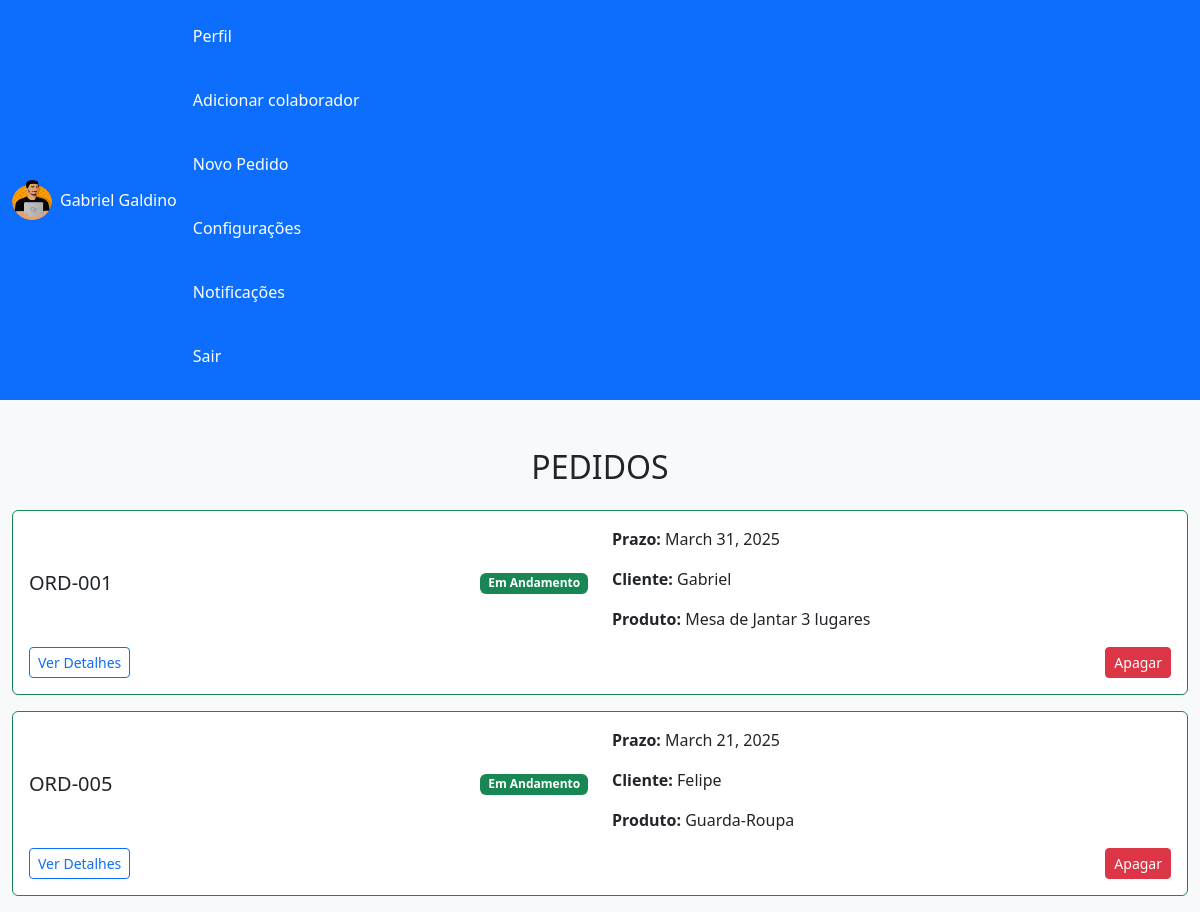
The page /orders/ (signed in) on the database as committed earlier.
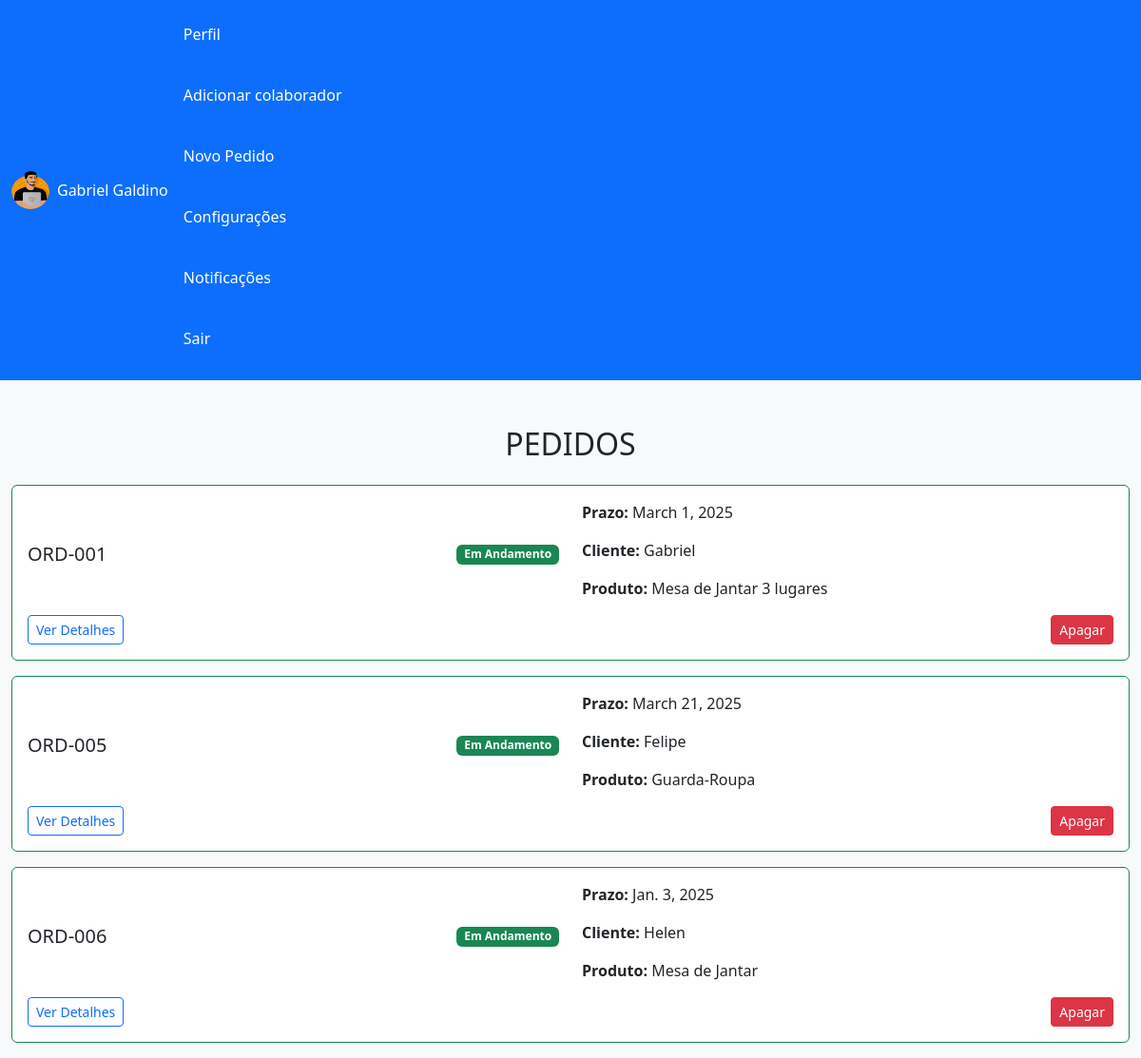
The same page on the database as committed later.
### orders/models.py (models this page shows, shortened)
class Order(models.Model):
    order_number = models.CharField(max_length=10, unique=True, blank=False, null=False)
    customer_name = models.CharField(max_length=50, blank=False, null=False)
    product_name = models.CharField(max_length=50, blank=False, null=False)
    status = models.BooleanField(default=False)
    description = models.TextField(max_length=350)
    term = models.DateField(blank=False, null=False)
    created_At = models.DateField(default=date.today(), blank=False, null=False)
    updated_At = models.DateField(default=date.today(), max_length=date.today())
    is_active = models.BooleanField(default=True)

### orders/views.py (the view)
# urls.py: path('', views.list_orders_view, name='orders'),
def list_orders_view(request):
    orders = Order.objects.filter(is_active=True)
    user = get_object_or_404(Users, id=request.user.id)
    return render(request, 'index.html', {
        'orders': orders,
        'user': user
        })

### templates/index.html (shortened to what this page needs)
{% load static %}
<!DOCTYPE html>
<html lang="pt-br">
<head>
    <link rel="stylesheet" href="{% static 'styles/reset.css' %}?v=1">
    <link rel="stylesheet" href="https://cdn.jsdelivr.net/npm/bootstrap@5.3.0/dist/css/bootstrap.min.css">
</head>
<body class="bg-light">
    {% include 'nav.html' %}
    <div class="container-fluid">
        <div class="content mt-5">
            <h2 class="mb-4 text-center text-uppercase text-dark">Pedidos</h2>
            <div class="row">
                {% include 'orders.html' %}
            </div>
        </div>
    </div>
</body>
</html>

### orders/templates/orders.html (shortened to what this page needs)
{% load static %}
<div class="orders">
    {% for order in orders %}
        {% if order.term > today %}
            <div class="card mb-3 border-danger rounded">
                <div class="card-body">
                    <div class="row align-items-center">
                        <div class="col-md-6">
                            <h5 class="card-title">{{ order.order_number }}</h5>
                            <p class="card-text"><strong>Prazo:</strong> {{ order.term|date:"dd/mm/Y" }}</p>
                        </div>
                        <div class="col-md-6 text-end">
                            <span class="badge bg-danger">Expirado</span>
                        </div>
                    </div>
                    <div class="row">
                        <p><strong>Cliente:</strong> {{ order.customer_name }}</p>
                        <p><strong>Produto:</strong> {{ order.product_name }}</p>
                    </div>
                    <div class="d-flex justify-content-between">
                        <a href="{% url 'order_detail' order.order_number %}" class="btn btn-info btn-sm">Ver Detalhes</a>
                        <a href="{% url 'remove_order' order.order_number %}" class="btn btn-danger btn-sm">Apagar</a>
                    </div>
                </div>
            </div>
        {% else %}
            <div class="card mb-3 border-success rounded">
                <div class="card-body">
                    <div class="row align-items-center">
                        <div class="col-md-6 mb-2 d-flex justify-content-between align-items-center">
                            <h5 class="card-title mb-0">{{ order.order_number }}</h5>
                            <span class="badge bg-success mb-0">Em Andamento</span>
                        </div>
                        <div class="col-md-6">
                            <p class="card-text"><strong>Prazo:</strong> {{ order.term }}</p>
                            <p><strong>Cliente:</strong> {{ order.customer_name }}</p>
                            <p><strong>Produto:</strong> {{ order.product_name }}</p>
                        </div>
                    </div>
                    <div class="d-flex justify-content-between">
                        <a href="{% url 'edit_order' order.order_number %}" class="btn btn-outline-primary btn-sm">Ver Detalhes</a>
                        <a href="{% url 'remove_order' order.order_number %}" class="btn btn-danger btn-sm">Apagar</a>
                    </div>
                </div>
            </div>
        {% endif %}
    {% empty %}
    <p class="text-center">Não existem pedidos</p>
    {% endfor %}
</div>

Rows that differ between the two databases and show on the page:
changed Order "ORD-001": term "March 31, 2025" → "March 1, 2025"
added Order: order_number "ORD-006", term "Jan. 3, 2025", customer_name "Helen", product_name "Mesa de Jantar"
